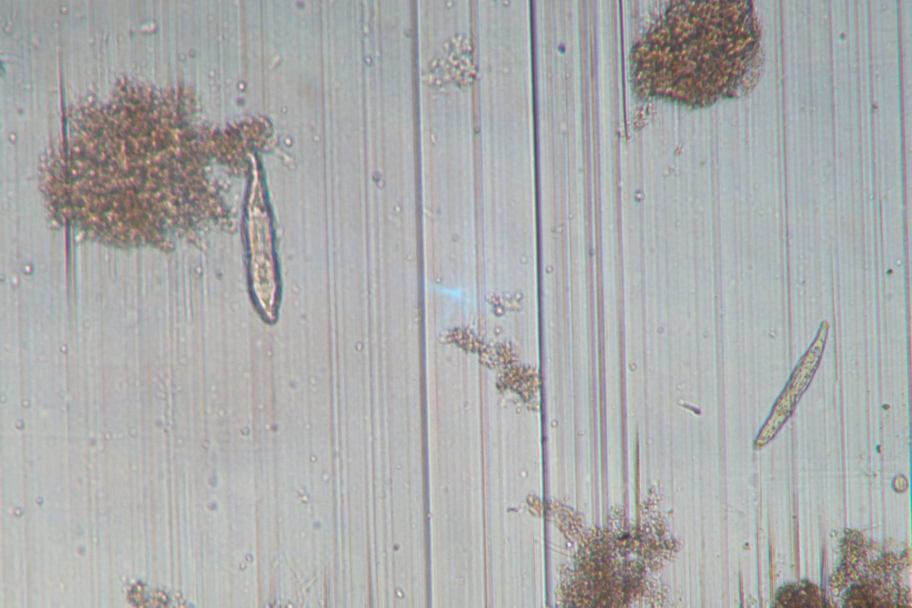
#> input picture 220614141750_3000.JPG, 1824 x 1216 px (shown at 1/2 size)
$ python -i cal_area.py   (imports and definitions only)
#> lines starting #> are read from the running program, lines starting #| are printed output that depends on the picture; after the words box and inside, x2 and y2 are one past the last pixel; in counts of white or black regions, pixels touching at a corner belong together
#> further down, picture is the input picture: shape (1216, 1824, 3); mean B, G, R 171.6, 171.7, 170.6
import cv2
import matplotlib.pyplot as plt
import numpy as np
import os
from pathlib import Path

from otsu_th import otsu_th


def cal_area(src,
             mask_th=10,
             std_th=40,
             otsu_mod=30,
             area_th1=100,
             area_th2=50000,
             ksize1=15,
             ksize2=5,
             ksize3=9,
             hwr_th=2.5,
             hull_th=5,
             vis=False):
    """
    用于计算图像中黑泥部分面积

    :param src: 输入图像
    :param mask_th: 视为圆形边框的阈值
    :param std_th: 图像标准差阈值
    :param otsu_mod: otsu阈值的修正量
    :param area_th1: 轮廓面积阈值1
    :param area_th2: 轮廓面积阈值2
    :param ksize1: 形态学滤波核1
    :param ksize2: 形态学滤波核2
    :param ksize3: 形态学滤波核3
    :param hwr_th: 轮廓宽高比阈值
    :param hull_th: 轮廓凸性缺陷阈值
    :param vis: 标志是否可视化
    :return: 返回计算得到的黑泥面积值
    """
#> called with mask_th = 10, std_th = 40, otsu_mod = 30, area_th1 = 100, area_th2 = 50000, ksize1 = 15, ksize2 = 5, ksize3 = 9
    # pre
    gray = cv2.cvtColor(src, cv2.COLOR_BGR2GRAY)
    blur = cv2.GaussianBlur(gray, (5, 5), 0)

    # calculate target mask
    ret, binary = cv2.threshold(blur, np.min(blur) + mask_th, 255, cv2.THRESH_BINARY)
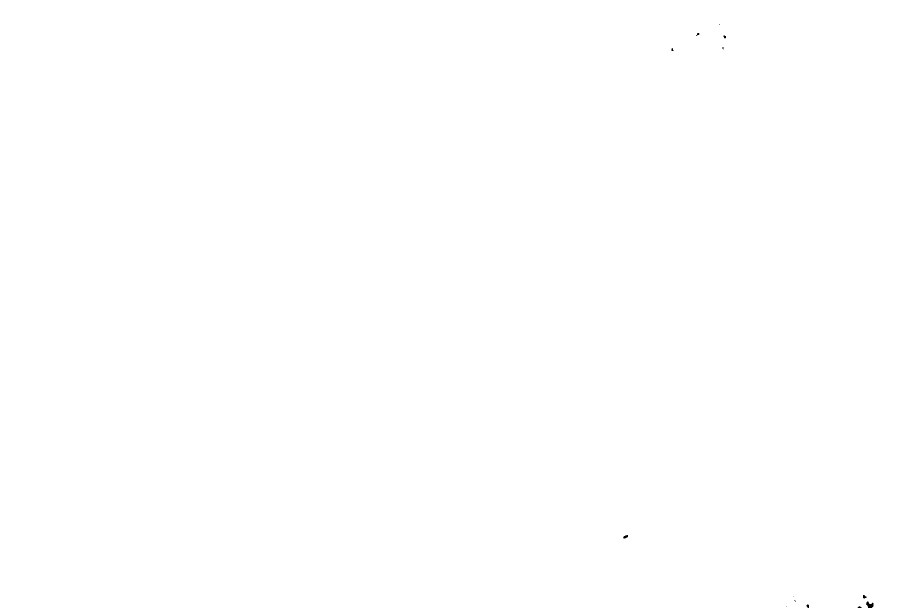
#> binary: shape (1216, 1824) (shown at 1/2 size); 100% white; 13 black regions (6 under 20 px), largest, box (x1, y1, x2, y2) and area: (1732, 1203, 1747, 1216) 125, (1246, 1070, 1256, 1077) 45, (1726, 1190, 1733, 1197) 36
#> ret = 72
    kernel = np.ones((ksize1, ksize1), 'i1')
    binary = cv2.morphologyEx(binary, cv2.MORPH_ERODE, kernel)
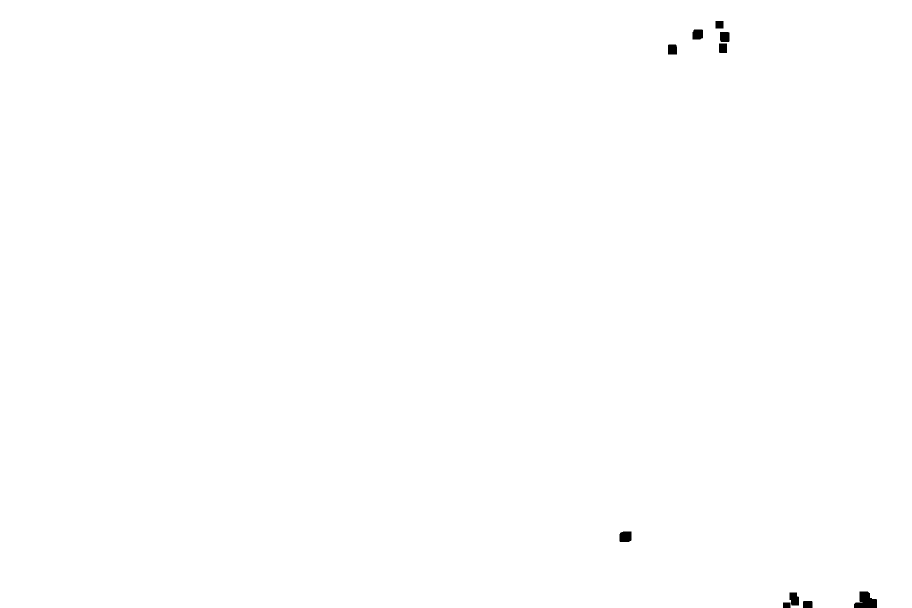
#> binary: shape (1216, 1824) (shown at 1/2 size); 99.8% white; 10 black regions
    cnts, hier = cv2.findContours(binary, cv2.RETR_LIST, cv2.CHAIN_APPROX_SIMPLE)
#> cnts = 8 contours; box (x1, y1, x2, y2) and area: (0, 0, 1824, 1216) 2213411, (1238, 1062, 1264, 1085) 519, (1578, 1184, 1599, 1212) 468, (1384, 58, 1407, 80) 436, (1439, 63, 1460, 85) 409, (1335, 88, 1355, 110) 390, (1437, 86, 1455, 107) 336, (1430, 41, 1448, 58) 270
    cnt_area = [cv2.contourArea(cnt) for cnt in cnts]
#> cnt_area = [468, 519, 389.5, 336.5, 409, 435.5, 270, 2213411]
    aim_cnt = cnts[cnt_area.index(max(cnt_area))]
#> aim_cnt = contour of 35 points, box (x1, y1, x2, y2) (0, 0, 1824, 1216), area 2213411
    mask = np.zeros(binary.shape)
    ellipse = cv2.fitEllipse(aim_cnt)
#> ellipse = ((832.3, 602), (1270.6, 5647.1), 89.57)
    cv2.ellipse(mask, ellipse, 1, -1)
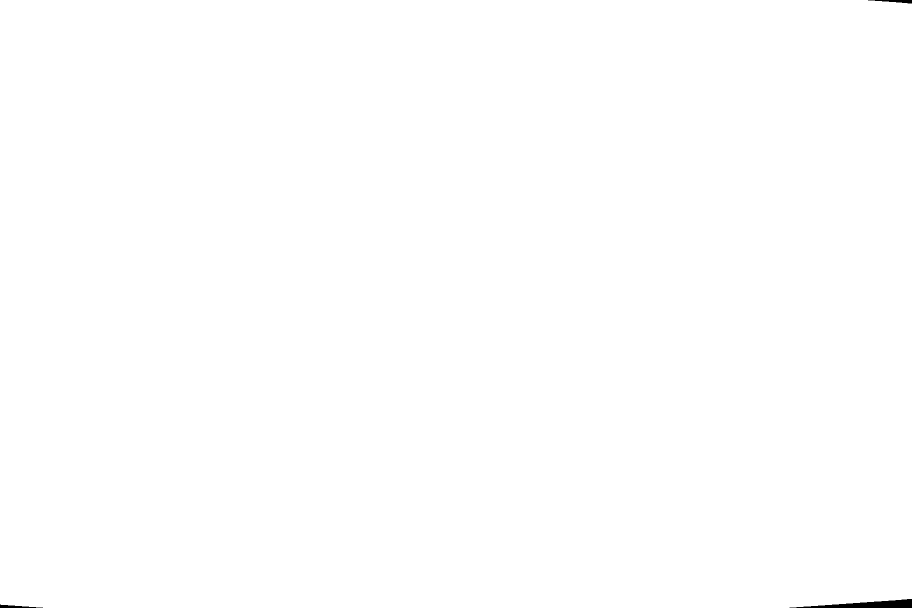
#> mask: shape (1216, 1824) float64 (shown at 1/2 size); values 0 (black) and 1 (white), 99.9% white; 3 black regions, box (x1, y1, x2, y2) and area: (1579, 1198, 1824, 1216) 2255, (1736, 0, 1824, 7) 329, (0, 1209, 86, 1216) 308

    # split with otsu
    bool_mask = np.asarray(mask, 'b1')
    std = np.std(blur[bool_mask])
#> std = 21.18
    # ret_otsu = otsu_th(blur[bool_mask])
    ret_otsu = cv2.threshold(blur[bool_mask], 0, 255, cv2.THRESH_OTSU)[0]
#> ret_otsu = 151
    if std < std_th:
        ret_otsu -= otsu_mod
#> ret_otsu = 121
    ret, th = cv2.threshold(blur, ret_otsu, 255, cv2.THRESH_BINARY_INV)
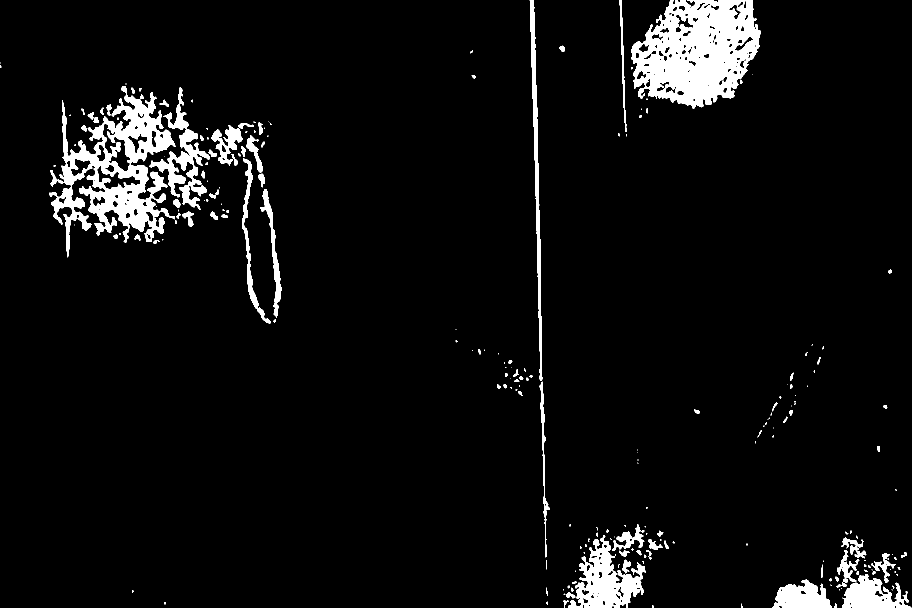
#> th: shape (1216, 1824) (shown at 1/2 size); 5.4% white; 228 white regions (120 under 20 px), largest, box (x1, y1, x2, y2) and area: (1262, 0, 1521, 217) 36589, (99, 172, 351, 515) 30003, (1136, 1070, 1292, 1216) 9908
#> ret = 121
    th = np.asarray(th * mask, 'u1')
    kernel = np.ones((ksize2, ksize2), 'i1')
    th = cv2.morphologyEx(th, cv2.MORPH_OPEN, kernel)
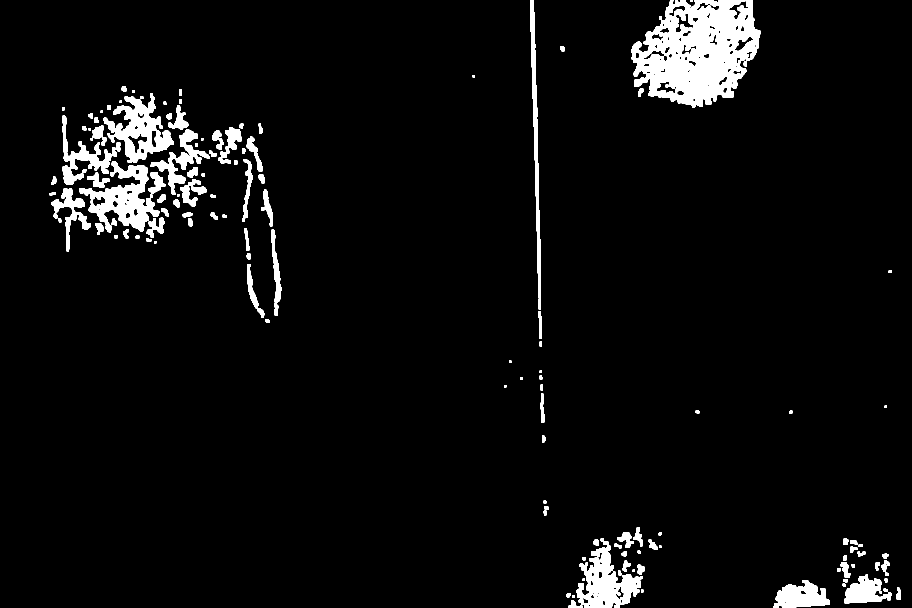
#> th: shape (1216, 1824) (shown at 1/2 size); 4.8% white; 140 white regions (1 under 20 px)

    # remove noise cnt
    contours, hierarchy = cv2.findContours(th, cv2.RETR_LIST, cv2.CHAIN_APPROX_SIMPLE)
#> contours = 250 contours, 58 with area under 20; largest, box (x1, y1, x2, y2) and area: (1263, 0, 1521, 216) 39284, (158, 322, 319, 465) 9098, (207, 186, 348, 326) 8694, (1153, 1091, 1286, 1216) 8525, (1546, 1160, 1659, 1216) 3952
    # good_cnt = []
    res = th.copy()
    for cnt in contours:
        area = cv2.contourArea(cnt)
        if area > area_th1:
            (x, y), (w, h), theta = cv2.minAreaRect(cnt)
            if (abs(np.log2(h / w)) < hwr_th) and ((area > area_th2) or (h * w / area < hull_th)):
                # good_cnt.append
                continue
        cv2.drawContours(res, [cnt], -1, 0, -1)
#> this loop made 250 passes
#> (area, x, y, w, h, theta) on passes 5, 19, 20, 26, 31, 38, 41, 43, 44, 53, 57, 59: (175, 1150.5, 1208, 14, 27, -90), (138.5, 1796.5, 1187, 24, 7, -90), (197.5, 1240, 1186, 19.8, 18.38, -45), (3952.5, 1600.6, 1187, 112.8, 52.71, -3.99), (2994, 1734.1, 1176.4, 94.17, 55.03, -3.99), (190, 1281, 1138.5, 19, 14, -90), (315, 1690.5, 1139.1, 15.89, 32.56, -11.31), (163, 1252.3, 1132.4, 22.14, 13.6, -71.57), (181.5, 1769.5, 1131.5, 22.21, 14.61, -58.39), (8525, 1208.3, 1166.4, 126, 126.5, -46.82), (180.5, 1305.5, 1089, 20, 17, -90), (112.5, 1691, 1082.5, 13, 10, -90)
#> area on passes 4, 6, 9, 10, 13, 15: 46.5, 90.5, 24.5, 54, 56.5, 72
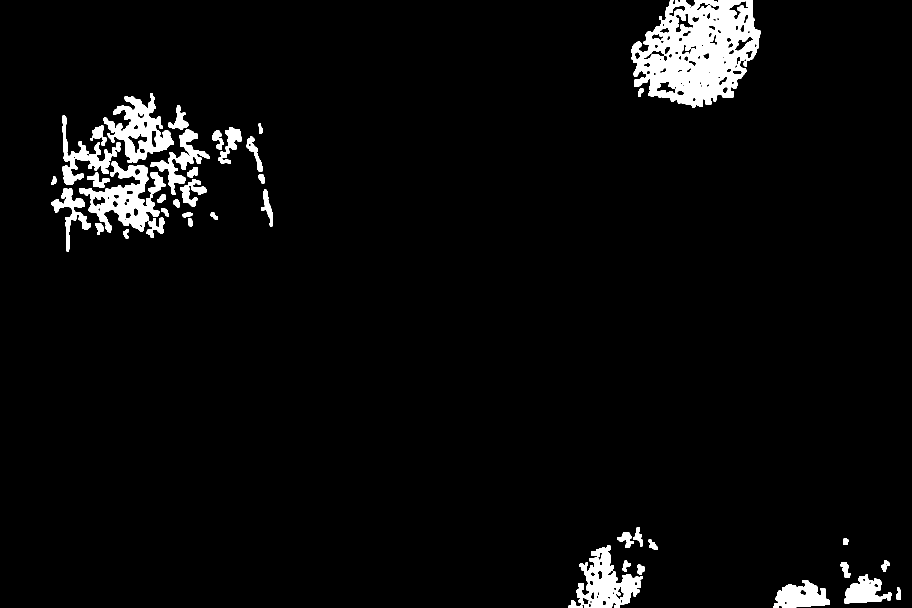
#> res: shape (1216, 1824) (shown at 1/2 size); 4.1% white; 48 white regions, largest, box (x1, y1, x2, y2) and area: (1263, 0, 1521, 216) 34480, (158, 322, 319, 465) 8910, (1153, 1091, 1286, 1216) 8133
    # res = np.zeros(th.shape)
    # cv2.drawContours(res, good_cnt, -1, 1, -1)
    kernel = np.ones((ksize3, ksize3), 'i1')
    res = cv2.morphologyEx(res, cv2.MORPH_CLOSE, kernel)
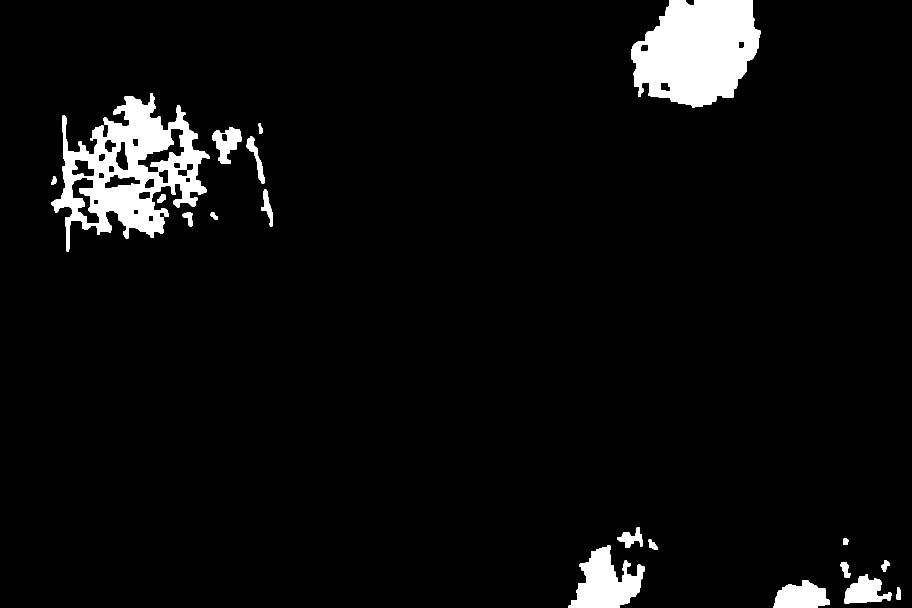
#> res: shape (1216, 1824) (shown at 1/2 size); 4.8% white; 19 white regions, largest, box (x1, y1, x2, y2) and area: (1263, 0, 1521, 216) 41096, (103, 186, 419, 503) 40929, (1137, 1091, 1289, 1216) 10637

    # calculate target result
    mask_area = np.count_nonzero(mask)
#> mask_area = 2215092
    target_area = np.count_nonzero(res)
#> target_area = 107399
    target_rate = target_area / mask_area
#> target_rate = 0.0485

    # visualize if needed
    if vis:
        imgs = [src, blur, binary, mask, th, res]
        names = ["origin", "blur", "binary", "mask_fit", "OTSU_thresh", "rm_noise"]
        plt.figure(figsize=(6, 10), dpi=100)
        for i in range(len(imgs)):
            plt.subplot(3, 2, i + 1)
            plt.imshow(imgs[i])
            plt.title(names[i])
            plt.axis('off')
        # [18 lines of commented-out code are left out]
        plt.show()
        print(f"{std=:.2f}")
        print(f"The area of the target: {target_area}")
        print(f"The area of the mask: {mask_area}")
        print(f"The rate of the target: {target_rate:.2f}")

    return target_rate


# [23 lines not run here, left out]
        # aa = input('Type the new command: ')
        # if 'q' in aa:
        #     break

>>> import cv2
>>> picture = cv2.imread('../220614141750_3000.JPG')
>>> result = cal_area(picture)
#> result = 0.0485

$ run again, on 220614142009_900.JPG
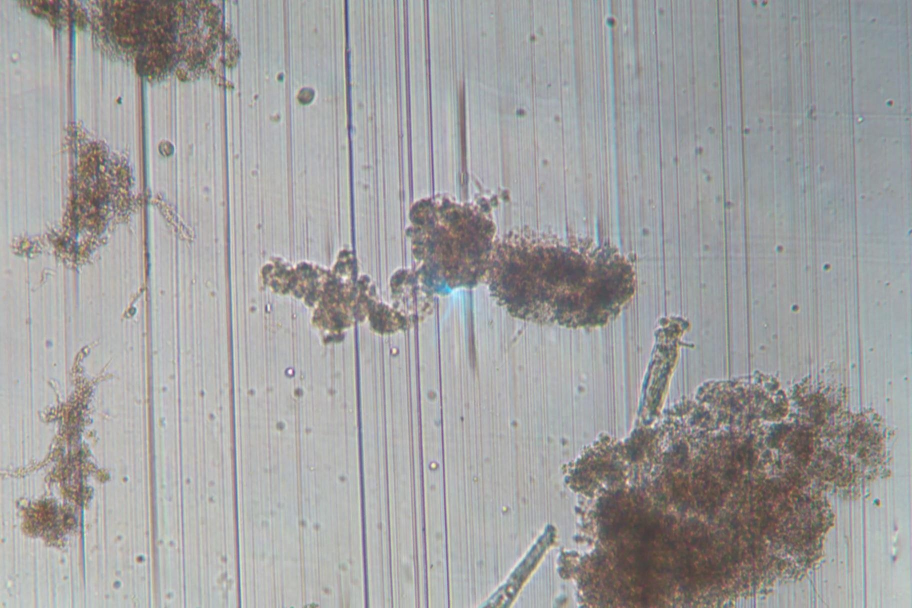
#> input picture 220614142009_900.JPG, 1824 x 1216 px (shown at 1/2 size)
#> picture is the input picture: shape (1216, 1824, 3); mean B, G, R 160, 159.9, 160.3
#> in cal_area, `ret, binary = cv2.threshold(blur, np.min(blur) + mask_th, 255, cv2.THR..`:
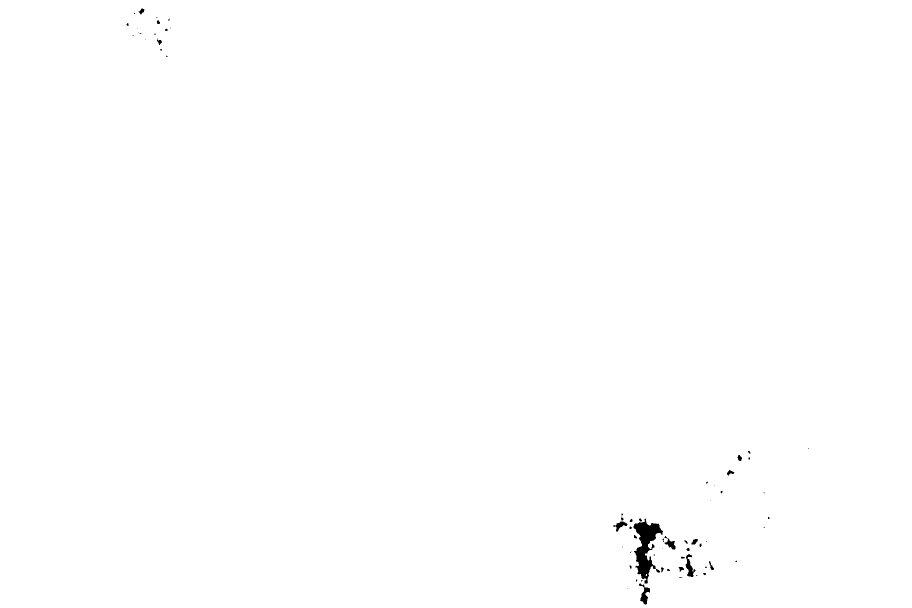
#> binary: shape (1216, 1824) (shown at 1/2 size); 99.7% white; 64 black regions (42 under 20 px), largest, box (x1, y1, x2, y2) and area: (1267, 1037, 1326, 1167) 3368, (1371, 1108, 1391, 1154) 404, (1278, 1167, 1300, 1209) 401
#> in cal_area, `ret, binary = cv2.threshold(blur, np.min(blur) + mask_th, 255, cv2.THR..`: ret = 74
#> cnts = 18 contours, 1 with area under 20; largest, box (x1, y1, x2, y2) and area: (0, 0, 1824, 1216) 2196596, (305, 26, 350, 70) 1397, (301, 59, 343, 122) 1342, (1467, 894, 1509, 930) 1170, (1404, 955, 1453, 995) 956
#> cnt_area = [254, 319, 270, 4.5, 285.5, 338.5, 254, 285.5, 955.5, 692.5, 1169.5, 270, 1342.5, 946.5, 387.5, 1397, 814, 2196595.5]
#> aim_cnt = contour of 267 points, box (x1, y1, x2, y2) (0, 0, 1824, 1216), area 2196596
#> ellipse = ((881.9, 592.9), (1205.2, 3451.9), 81.59)
#> mask: shape (1216, 1824) float64; values 0 (black) and 1 (white), 92.8% white; 2 black regions, box (x1, y1, x2, y2) and area: (750, 985, 1824, 1216) 99796, (0, 0, 770, 181) 60726
#> std = 26.54
#> in cal_area, `ret_otsu = cv2.threshold(blur[bool_mask], 0, 255, cv2.THRESH_OTSU)[0]`: ret_otsu = 143
#> in cal_area, `ret_otsu -= otsu_mod`: ret_otsu = 113
#> contours = 327 contours, 97 with area under 20; largest, box (x1, y1, x2, y2) and area: (1176, 789, 1693, 1155) 83700, (1001, 495, 1267, 649) 24603, (854, 421, 984, 547) 8780, (271, 81, 372, 156) 4642, (1144, 907, 1247, 978) 3599
#> the loop in cal_area, `for cnt in contours:` made 327 passes
#> (area, x, y, w, h, theta) on passes 32, 35, 39, 45, 46, 49, 50, 58: (212, 133, 1039.4, 25.47, 14.79, -75.96), (176.5, 1640, 1034, 20, 12, -90), (575.5, 1393.3, 1033.2, 21.59, 50.69, -75.96), (228, 1590.1, 1024.8, 13, 37.88, -21.8), (512, 1345.3, 1021.2, 27.11, 35.72, -70.35), (148, 1452.2, 1016, 18.87, 18.48, -57.53), (1107, 92.5, 1029, 48, 39, -90), (149, 1459.3, 993.5, 20.88, 10.98, -60.95)
#> in cal_area, `res = cv2.morphologyEx(res, cv2.MORPH_CLOSE, kernel)`:
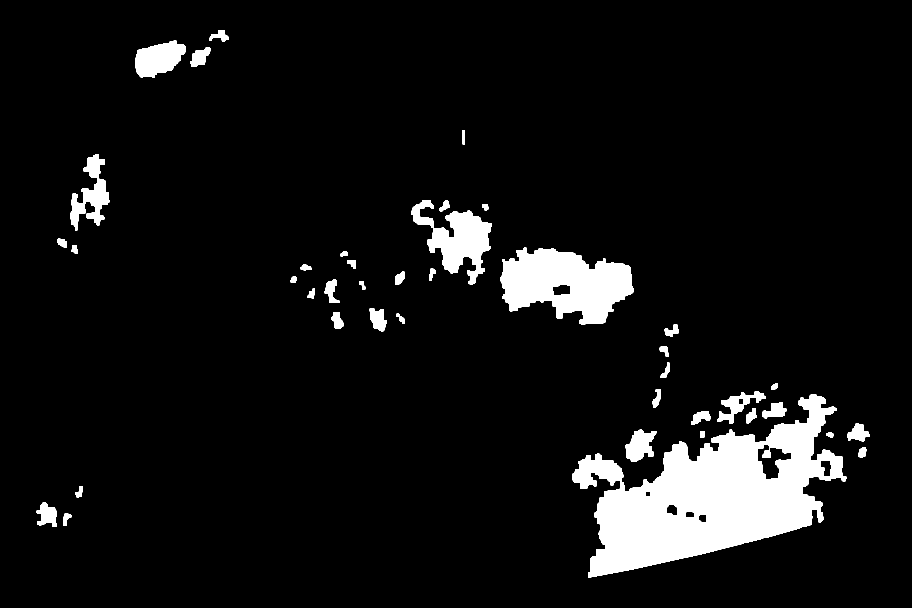
#> res: shape (1216, 1824) (shown at 1/2 size); 7.2% white; 41 white regions, largest, box (x1, y1, x2, y2) and area: (1144, 789, 1693, 1155) 92664, (1001, 495, 1267, 649) 26442, (822, 400, 984, 569) 11552
#> mask_area = 2057462
#> target_area = 158671
#> target_rate = 0.0771
